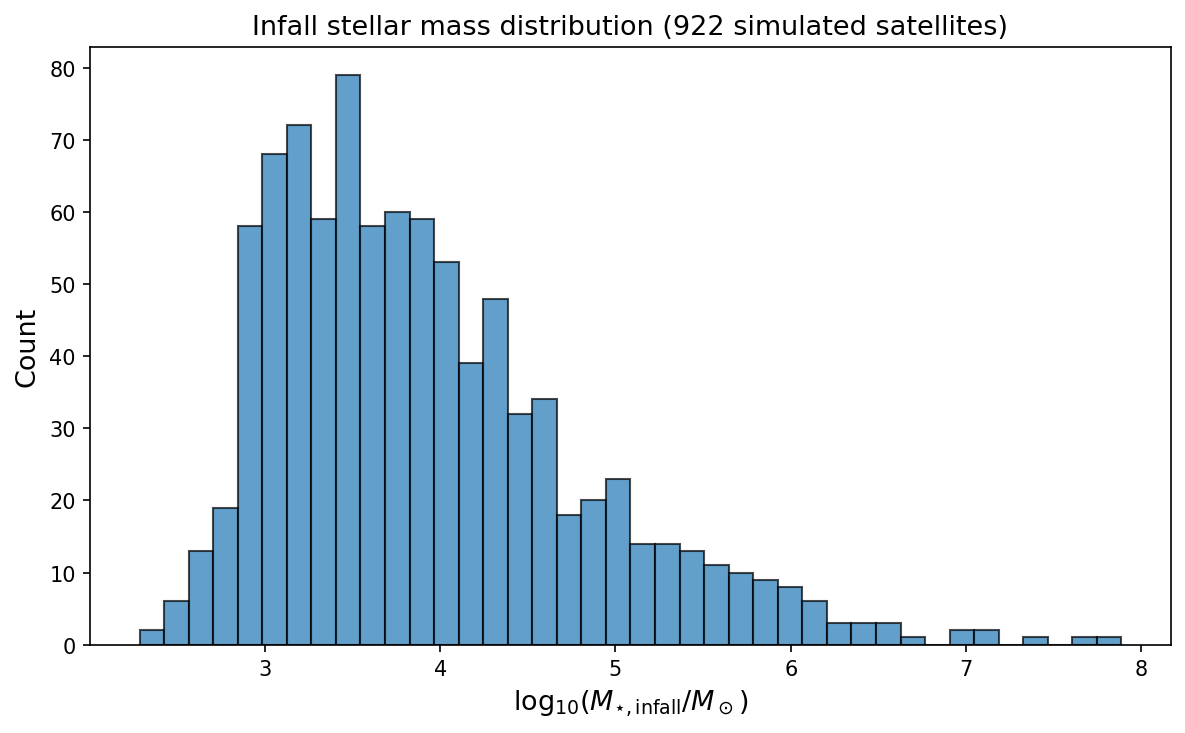

The script that saved this image:
#!/usr/bin/env python3
"""Histogram of infall stellar mass from simulations."""

import numpy as np
import matplotlib.pyplot as plt

OUTDIR = '/Users/tingli/Dropbox/claude_research/spec-s5'

sats = np.load(f'{OUTDIR}/sat_arrs_ting.npy')
f_star_bound = sats[:, 0]
m_star_bound = sats[:, 2]
m_star_infall = m_star_bound / f_star_bound
log_m_infall = np.log10(m_star_infall)

fig, ax = plt.subplots(figsize=(8, 5))
ax.hist(log_m_infall, bins=40, edgecolor='k', alpha=0.7, color='C0')
ax.set_xlabel(r'$\log_{10}(M_{\star,\mathrm{infall}} / M_\odot)$', fontsize=13)
ax.set_ylabel('Count', fontsize=13)
ax.set_title('Infall stellar mass distribution (922 simulated satellites)', fontsize=13)

print(f'log M_infall: min={log_m_infall.min():.2f}, max={log_m_infall.max():.2f}')
print(f'  median={np.median(log_m_infall):.2f}, mean={np.mean(log_m_infall):.2f}')
print(f'  16-84%: [{np.percentile(log_m_infall, 16):.2f}, {np.percentile(log_m_infall, 84):.2f}]')

fig.tight_layout()
fig.savefig(f'{OUTDIR}/sim_infall_mass_hist.png', dpi=150, bbox_inches='tight')
print('Saved sim_infall_mass_hist.png')
